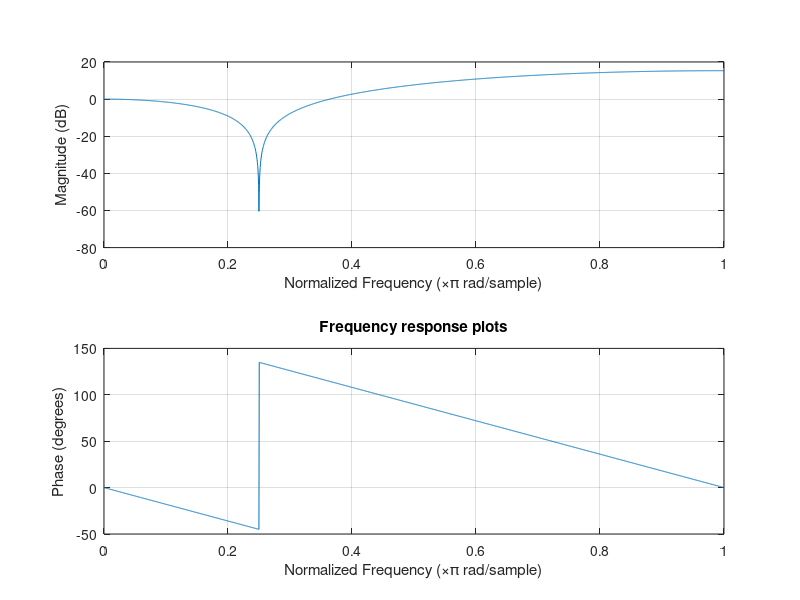

Source code (MATLAB):
w0 = pi/4;
b0 = 1/((1-exp(1j*w0))*(1-exp(-1j*w0)));
zer = [b0,-b0*2*cos(w0),b0];

freqz(zer,1,2001);
title("Frequency response plots");
